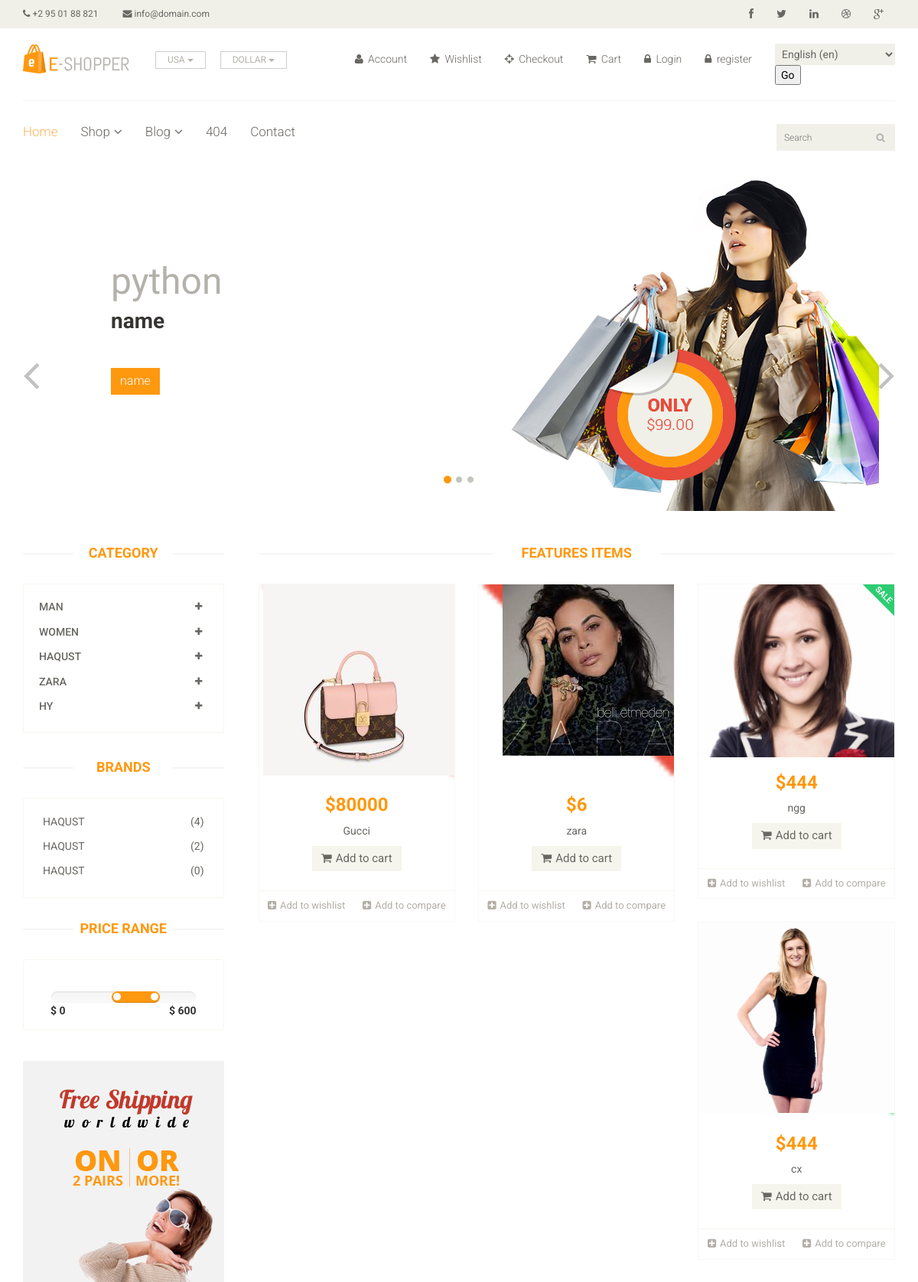
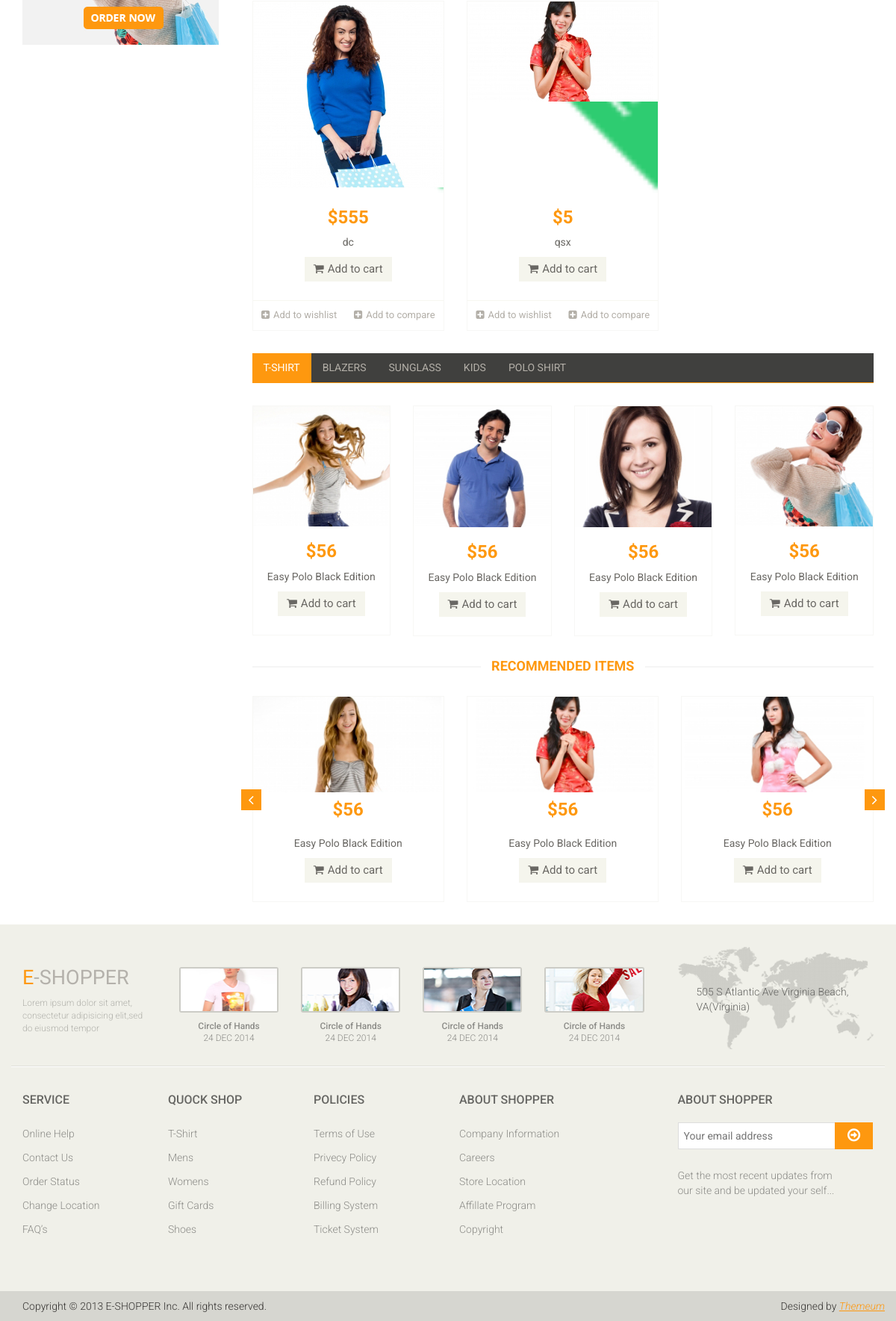
The page / on the database its author committed (2 pictures, top to bottom).
### main/models.py (models this page shows, shortened)
class IndexCaruselActive(models.Model):
    title = models.CharField('Carusel Title', max_length=60)
    name = models.CharField('Carusel name', max_length=60)
    abaut = models.TextField('Carusel abaut')
    button_name = models.CharField('Carusel button name', max_length=30)
    img = models.ImageField('Carusel image', upload_to='index_images')
    logo = models.ImageField('Carusel logo', upload_to='index_images')

class Category(models.Model):
    name = models.CharField('Category name', max_length=60)
    class Meta:
        verbose_name = 'Category'
        verbose_name_plural = "Categories"

class Brand(models.Model):
       category = models.ForeignKey(Category, on_delete=models.CASCADE, related_name='cat_brand')
       name = models.CharField('Brand name', max_length=60)

class Product(models.Model):
    brand = models.ForeignKey(Brand, on_delete=models.CASCADE, related_name= 'brand_prod')
    name = models.CharField('Product name', max_length=60)
    price = models.PositiveIntegerField('Product price')
    logo = models.ImageField('Product logo', blank=True)
    img = models.ImageField('Product img', blank=True)

### main/views.py (the view)
# urls.py: path('', views.index, name='index'),
def index(request):
    active_slider = IndexCaruselActive.objects.all().first()
    slider = IndexCarusel.objects.all()
    category_list = Category.objects.all()
    prod_list = Product.objects.all()
    brand_list = Brand.objects.all()
    return render(request, 'main/index.html', context={
        'active_slider' :active_slider,
        'slider':slider,
        'category_list':category_list,
        'prod_list' :prod_list,
        'brand_list':brand_list,
        'link':'index'
    })

### main/templates/main/index.html (shortened to what this page needs)
{% extends 'base.html'  %}
	{%  block content  %}
	<section id="slider">
		<div class="container">
			<div class="row">
				<div class="col-sm-12">
					<div id="slider-carousel" class="carousel slide" data-ride="carousel">
						<ol class="carousel-indicators">
							<li data-target="#slider-carousel" data-slide-to="0" class="active"></li>
							<li data-target="#slider-carousel" data-slide-to="1"></li>
							<li data-target="#slider-carousel" data-slide-to="2"></li>
						</ol>
						<div class="carousel-inner">
							<div class="item active">
								<div class="col-sm-6">
									<h1>{{ active_slider.title	  }}</h1>
									<h2>{{ active_slider.name  }}</h2>
									<button type="button" class="btn btn-default get">{{ active_slider.button_name  }}</button>
								</div>
								<div class="col-sm-6">
									<img src="{{active_slider.img.url }}" class="girl img-responsive" alt="" />
									<img src="{{ active_slider.logo.url }}"  class="pricing" alt="" />
								</div>
							</div>
						<a href="#slider-carousel" class="left control-carousel hidden-xs" data-slide="prev">
							<i class="fa fa-angle-left"></i>
						</a>
						<a href="#slider-carousel" class="right control-carousel hidden-xs" data-slide="next">
							<i class="fa fa-angle-right"></i>
						</a>
					</div>
				</div>
			</div>
		</div>
	</section>
	<section>
		<div class="container">
			<div class="row">
				<div class="col-sm-3">
					<div class="left-sidebar">
						<h2>Category</h2>
						<div class="panel-group category-products" id="accordian">
                            {% for i in category_list  %}
							<div class="panel panel-default">
								<div class="panel-heading">
									<h4 class="panel-title">
										<a data-toggle="collapse" data-parent="#accordian" href="#{{ i.id  }}">
											<span class="badge pull-right"><i class="fa fa-plus"></i></span>
											{{i.name  }}
										</a>
									</h4>
								</div>
							</div>
				             {% endfor  %}
						</div>
						{% include 'inc/_brand.html'  %}
						<div class="price-range">
							<h2>Price Range</h2>
							<div class="well text-center">
								 <input type="text" class="span2" value="" data-slider-min="0" data-slider-max="600" data-slider-step="5" data-slider-value="[250,450]" id="sl2" ><br />
								 <b class="pull-left">$ 0</b> <b class="pull-right">$ 600</b>
							</div>
						</div>
						<div class="shipping text-center">
							<img src="images/home/shipping.jpg" alt="" />
						</div>
					</div>
				</div>
				<div class="col-sm-9 padding-right">
					<div class="features_items">
						<h2 class="title text-center">Features Items</h2>
						{%  for i in prod_list  %}
						<div class="col-sm-4">
							<div class="product-image-wrapper">
								<div class="single-products">
										<div class="productinfo text-center">
											<img src="{{ i.img.url  }}" alt="" />
											<h2>${{ i.price  }}</h2>
											<p>{{ i.name  }}</p>
											<a href="#" class="btn btn-default add-to-cart"><i class="fa fa-shopping-cart"></i>Add to cart</a>
										</div>
										<div class="product-overlay">
											<div class="overlay-content">
											</div>
										</div>
										{% if i.logo  %}
										    <img src="{{ i.logo.url }}" class="new" alt="" />
											{% endif  %}
								</div>
								<div class="choose">
									<ul class="nav nav-pills nav-justified">
										<li><a href="#"><i class="fa fa-plus-square"></i>Add to wishlist</a></li>
										<li><a href="#"><i class="fa fa-plus-square"></i>Add to compare</a></li>
									</ul>
								</div>
							</div>
						</div>
                         {% endfor  %}
					</div>
					<div class="category-tab">
						<div class="col-sm-12">
							<ul class="nav nav-tabs">
								<li class="active"><a href="#tshirt" data-toggle="tab">T-Shirt</a></li>
								<li><a href="#blazers" data-toggle="tab">Blazers</a></li>
								<li><a href="#sunglass" data-toggle="tab">Sunglass</a></li>
								<li><a href="#kids" data-toggle="tab">Kids</a></li>
								<li><a href="#poloshirt" data-toggle="tab">Polo shirt</a></li>
							</ul>
						</div>
						<div class="tab-content">
							<div class="tab-pane fade active in" id="tshirt" >
								<div class="col-sm-3">
									<div class="product-image-wrapper">
										<div class="single-products">
											<div class="productinfo text-center">
												<img src="images/home/gallery1.jpg" alt="" />
												<h2>$56</h2>
												<p>Easy Polo Black Edition</p>
												<a href="#" class="btn btn-default add-to-cart"><i class="fa fa-shopping-cart"></i>Add to cart</a>
											</div>
										</div>
									</div>
								</div>
								<div class="col-sm-3">
									<div class="product-image-wrapper">
										<div class="single-products">
											<div class="productinfo text-center">
												<img src="images/home/gallery2.jpg" alt="" />
												<h2>$56</h2>
												<p>Easy Polo Black Edition</p>
												<a href="#" class="btn btn-default add-to-cart"><i class="fa fa-shopping-cart"></i>Add to cart</a>
											</div>
										</div>
									</div>
								</div>
								<div class="col-sm-3">
									<div class="product-image-wrapper">
										<div class="single-products">
											<div class="productinfo text-center">
												<img src="images/home/gallery3.jpg" alt="" />
												<h2>$56</h2>
												<p>Easy Polo Black Edition</p>
												<a href="#" class="btn btn-default add-to-cart"><i class="fa fa-shopping-cart"></i>Add to cart</a>
											</div>
										</div>
									</div>
								</div>
								<div class="col-sm-3">
									<div class="product-image-wrapper">
										<div class="single-products">
											<div class="productinfo text-center">
												<img src="images/home/gallery4.jpg" alt="" />
												<h2>$56</h2>
												<p>Easy Polo Black Edition</p>
												<a href="#" class="btn btn-default add-to-cart"><i class="fa fa-shopping-cart"></i>Add to cart</a>
											</div>
										</div>
									</div>
								</div>
							</div>
						</div>
					</div>
					<div class="recommended_items">
						<h2 class="title text-center">recommended items</h2>
						<div id="recommended-item-carousel" class="carousel slide" data-ride="carousel">
							<div class="carousel-inner">
								<div class="item active">
									<div class="col-sm-4">
										<div class="product-image-wrapper">
											<div class="single-products">
												<div class="productinfo text-center">
													<img src="images/home/recommend1.jpg" alt="" />
													<h2>$56</h2>
													<p>Easy Polo Black Edition</p>
													<a href="#" class="btn btn-default add-to-cart"><i class="fa fa-shopping-cart"></i>Add to cart</a>
												</div>
											</div>
										</div>
									</div>
									<div class="col-sm-4">
										<div class="product-image-wrapper">
											<div class="single-products">
												<div class="productinfo text-center">
													<img src="images/home/recommend2.jpg" alt="" />
													<h2>$56</h2>
													<p>Easy Polo Black Edition</p>
													<a href="#" class="btn btn-default add-to-cart"><i class="fa fa-shopping-cart"></i>Add to cart</a>
												</div>
											</div>
										</div>
									</div>
									<div class="col-sm-4">
										<div class="product-image-wrapper">
											<div class="single-products">
												<div class="productinfo text-center">
													<img src="images/home/recommend3.jpg" alt="" />
													<h2>$56</h2>
													<p>Easy Polo Black Edition</p>
													<a href="#" class="btn btn-default add-to-cart"><i class="fa fa-shopping-cart"></i>Add to cart</a>
												</div>
											</div>
										</div>
									</div>
								</div>
							</div>
							 <a class="left recommended-item-control" href="#recommended-item-carousel" data-slide="prev">
								<i class="fa fa-angle-left"></i>
							  </a>
							  <a class="right recommended-item-control" href="#recommended-item-carousel" data-slide="next">
								<i class="fa fa-angle-right"></i>
							  </a>
						</div>
					</div>
				</div>
			</div>
		</div>
	</section>
	{% endblock  %}

### main/templates/inc/_brand.html
<div class="brands_products">
    <h2>Brands</h2>
    <div class="brands-name">
        <ul class="nav nav-pills nav-stacked">
            {% for i in  brand_list  %}
            <li><a href="#"> <span class="pull-right">({{ i.brand_prod.count  }})</span>{{ i.name  }}</a></li>
            {% endfor  %}
        </ul>
    </div>
</div>

### rows shown on the page
IndexCaruselActive: title "python", name "name", button_name "name", img (picture), logo (picture)
Category: name "MAN"
Category: name "WOMEN"
Category: name "HAQUST"
Category: name "ZARA"
Category: name "HY"
Brand: brand_prod.count "4", name "HAQUST"
Brand: brand_prod.count "2", name "HAQUST"
Brand: brand_prod.count "0", name "HAQUST"
Product: price "80000", name "Gucci", logo (picture)
Product: price "6", name "zara", logo (picture)
Product: img (picture), price "444", name "ngg", logo (picture)
Product: price "444", name "cx", logo (picture)
Product: price "555", name "dc", logo (picture)
Product: price "5", name "qsx", logo (picture)

### other values the page prints
form field language "English (en)"
